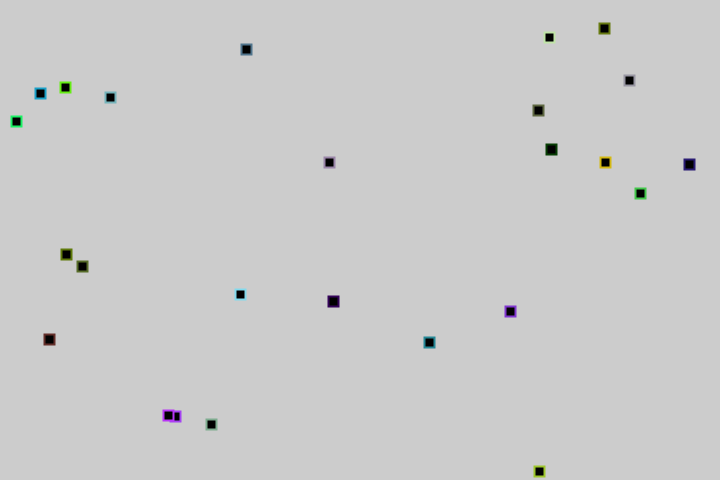
Frame 1 (no input)
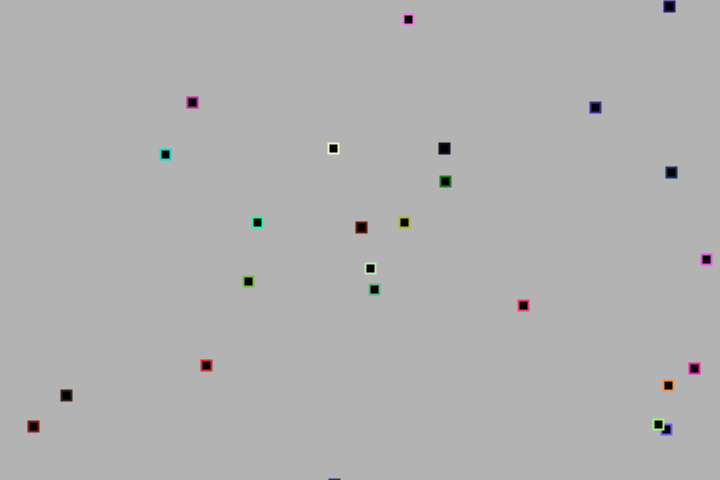
Frame 60 (the mouse pressed at the canvas centre just before this capture)
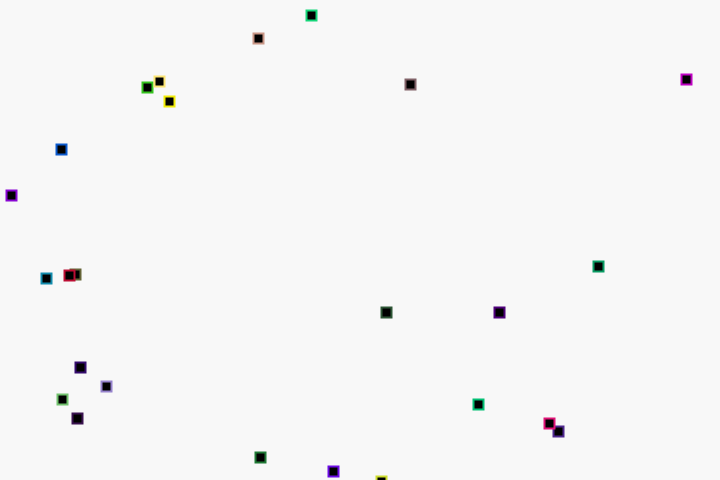
Frame 120 (the mouse held since frame 60 and released just before this capture)

The Processing sketch that drew these frames (run headless with seeded random() and noise(); from frame 60 on, the mouse is pressed at the canvas centre):

// Processing sketch: pattern2
// ── pattern2.pde
///safe as pattern2

void setup() {
  size(720, 480);
}

void draw() {
  if (frameCount % 30 < 1) {
    background(color(random(255), random(0)));
  }

  if (frameCount % 2 < 286) {
    vierkant(24);
  }
}

void vierkant(float amount) {
  float n = 0;
  while (n < amount + 1) {
    fill(color(random(0), random(0)));
    stroke(random(255), random(255), random(255)); // Willekeurige kleur voor de gloed
    strokeWeight(2); // Breedte van de gloedrand
    rect(random(720), random(480), 10, 10);
    n++;
  }
}
